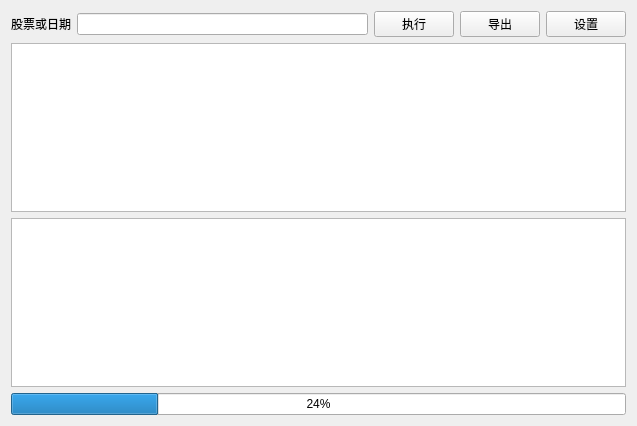
<?xml version="1.0" encoding="UTF-8"?>
<ui version="4.0">
 <class>lv2</class>
 <widget class="QWidget" name="lv2">
  <property name="geometry">
   <rect>
    <x>0</x>
    <y>0</y>
    <width>637</width>
    <height>426</height>
   </rect>
  </property>
  <property name="windowTitle">
   <string>Form</string>
  </property>
  <layout class="QGridLayout" name="gridLayout">
   <item row="0" column="0">
    <widget class="QLabel" name="label">
     <property name="text">
      <string>股票或日期</string>
     </property>
    </widget>
   </item>
   <item row="0" column="1">
    <widget class="QLineEdit" name="input"/>
   </item>
   <item row="0" column="2">
    <widget class="QPushButton" name="execute">
     <property name="text">
      <string>执行</string>
     </property>
    </widget>
   </item>
   <item row="0" column="3">
    <widget class="QPushButton" name="save">
     <property name="text">
      <string>导出</string>
     </property>
    </widget>
   </item>
   <item row="0" column="4">
    <widget class="QPushButton" name="config">
     <property name="text">
      <string>设置</string>
     </property>
    </widget>
   </item>
   <item row="1" column="0" colspan="5">
    <widget class="MapTableWidget" name="tableWidget"/>
   </item>
   <item row="2" column="0" colspan="5">
    <widget class="MapTableWidget" name="tableWidget2"/>
   </item>
   <item row="3" column="0" colspan="5">
    <widget class="QProgressBar" name="progressBar">
     <property name="value">
      <number>24</number>
     </property>
    </widget>
   </item>
  </layout>
 </widget>
 <customwidgets>
  <customwidget>
   <class>MapTableWidget</class>
   <extends>QTableWidget</extends>
   <header location="global">maptablewidget.h</header>
  </customwidget>
 </customwidgets>
 <resources/>
 <connections/>
</ui>
